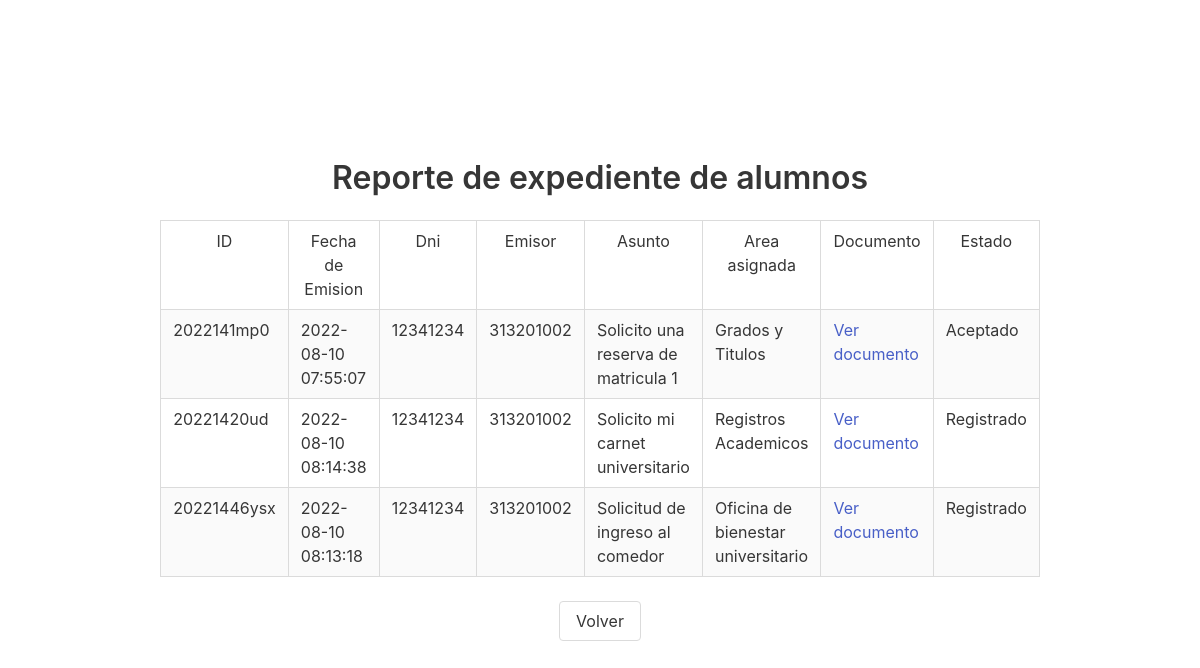
Screenshot of /rep_alumno.php (signed in) with the database file from the repository.
### tables this page shows
CREATE TABLE IF NOT EXISTS `tramite` (
  `idtramite` varchar(12) NOT NULL,
  `idusuario` int(11) NOT NULL,
  `idarea` int(11) NOT NULL,
  `idtipotramite` int(11) NOT NULL,
  `fecharegistro` timestamp NOT NULL DEFAULT CURRENT_TIMESTAMP,
  `asunto` varchar(250) NOT NULL,
  `password` varchar(11) NOT NULL,
  PRIMARY KEY (`idtramite`),
  KEY `FK_tramite_usuario` (`idusuario`),
  KEY `FK_tramite_area` (`idarea`),
  KEY `FK_tramite_tipo` (`idtipotramite`)
);

CREATE TABLE IF NOT EXISTS `usuario` (
  `idusuario` int(11) NOT NULL AUTO_INCREMENT,
  `username` varchar(100) NOT NULL,
  `password` varchar(100) NOT NULL,
  `idtipousuario` int(11) NOT NULL,
  `idestadocuenta` int(11) NOT NULL,
  PRIMARY KEY (`idusuario`),
  KEY `FK_usuario_estado` (`idestadocuenta`),
  KEY `FK_usuario_tipo` (`idtipousuario`)
);

CREATE TABLE IF NOT EXISTS `area` (
  `idarea` int(11) NOT NULL AUTO_INCREMENT,
  `area` varchar(200) NOT NULL,
  PRIMARY KEY (`idarea`)
);

CREATE TABLE IF NOT EXISTS `estadotramite` (
  `idestadotramite` int(11) NOT NULL AUTO_INCREMENT,
  `estadotramite` varchar(200) NOT NULL,
  PRIMARY KEY (`idestadotramite`)
);

### rep_alumno.php (the view, shortened to what this page needs)
<?php
    include("utils/conexion.php");
    $sql="SELECT DISTINCT C.idtramite,
                (C.fecharegistro)Fecha,
                (B.dni)Dni,
                (A.username)Emisor,
                (C.asunto)Asunto,
                (D.area)Area,
                (F.estadotramite)Estado
        FROM usuario A
        INNER JOIN alumno  B ON A.idusuario = B.idusuario
        INNER JOIN tramite C ON A.idusuario = C.idusuario
        INNER JOIN area    D ON C.idarea    = D.idarea
        INNER JOIN historialtramite E ON C.idtramite = E.idtramite
        INNER JOIN estadotramite F ON E.idestadotramite = F.idestadotramite
        GROUP BY C.idtramite";
    $data = mysql_query($sql, $cn);
?>
<!DOCTYPE html>
<html lang="en">
<head>
    <?php
        include("cabecera.php");
    ?>
</head>
<body>
    <div class="container fullscreen centered p-6">
        <h1 class="title has-text-centered">Reporte de expediente de alumnos</h1>
        <table class="table is-striped is-hoverable is-bordered" align="center">
            <tr align="center">
                <td>ID</td>
                <td>Fecha de Emision</td>
                <td>Dni</td>
                <td>Emisor</td>
                <td>Asunto</td>
                <td>Area asignada</td>
                <td>Documento</td>
                <td>Estado</td>
            </tr>
            <?php while($r = mysql_fetch_array($data)){
                $idTramite = $r["idtramite"];
                    $sqlEstado = "SELECT *
                        FROM historialtramite AS ht
                        INNER JOIN estadotramite AS et
                        ON ht.idestadotramite = et.idestadotramite
                        WHERE ht.idtramite = '$idTramite'
                        ORDER BY ht.fechaactualizacion DESC";
                $f = mysql_query($sqlEstado, $cn);
                $rEstado = mysql_fetch_array($f);
            ?>
            <tr>
                <td><?php echo $r["idtramite"] ?></td>
                <td><?php echo $r['Fecha']?></td>
                <td><?php echo $r['Dni']?></td>
                <td><?php echo $r['Emisor']?></td>
                <td><?php echo $r['Asunto']?></td>
                <td><?php echo $r['Area']?></td>
                <td>
                    <a href="tramites/<?php echo $r["idtramite"] ?>.pdf" target="_blank">Ver documento</a>
                </td>
                <td><?php echo $rEstado['estadotramite']?></td>
            </tr>
            <?php } ?>
        </table>
        <footer class="has-text-centered">
            <a href="principal-administrador.php" class="button">
                Volver
            </a>
        </footer>
    </div>
</body>
</html>

### cabecera.php (shortened to what this page needs)
<head>
    <link rel="stylesheet" href="css/messages.css">
    <link rel="stylesheet" href="css/estilos.css">
    <link rel="stylesheet" href="https://cdn.jsdelivr.net/npm/bulma@0.9.4/css/bulma.min.css">
    <link rel="stylesheet" href="https://cdnjs.cloudflare.com/ajax/libs/font-awesome/6.1.2/css/all.min.css">
</head>

### css/estilos.css (style rules this page uses)
* { margin: 0; padding: 0; box-sizing: border-box; }
.container.centered { display: grid; place-content: center; }
.container.fullscreen { min-height: 100vh; }

### rows the page displays
tramite: idtramite "2022141mp0", fecharegistro "2022-08-10 07:55:07", Dni "12341234", idusuario.username "313201002", asunto "Solicito una reserva de matricula 1", idarea.area "Grados y Titulos", estadotramite.estadotramite "Aceptado"
tramite: idtramite "20221420ud", fecharegistro "2022-08-10 08:14:38", Dni "12341234", idusuario.username "313201002", asunto "Solicito mi carnet universitario", idarea.area "Registros Academicos", estadotramite.estadotramite "Registrado"
tramite: idtramite "20221446ysx", fecharegistro "2022-08-10 08:13:18", Dni "12341234", idusuario.username "313201002", asunto "Solicitud de ingreso al comedor", idarea.area "Oficina de bienestar universitario", estadotramite.estadotramite "Registrado"
